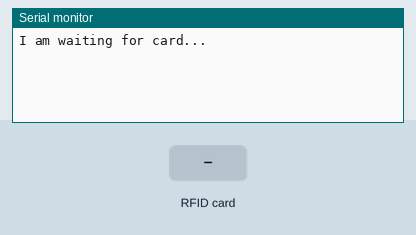
Recording of a sketch running on a simulated Arduino Uno, built with avr-gcc and run on an emulated ATmega328P. On the bench: the last lines printed to the serial monitor. The inputs (shaded band) are chosen by the test bench.

Above: at 1.2 s.
1.3 s: RFID card C0 8F C8 49 held to the reader
At 3.5 s:
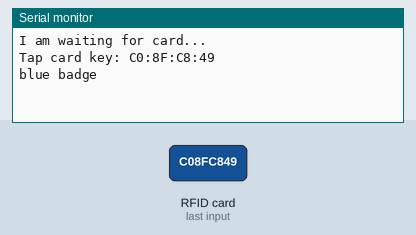
3.8 s: RFID card 8E 5B CD 15 held to the reader
At 5.9 s:
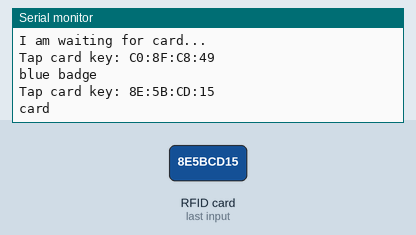
6.3 s: RFID card 5E 7A 19 C4 held to the reader
At 8.2 s:
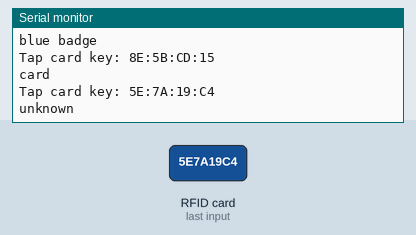

The sketch:

read_rfid.ino
```cpp
#include "SPI.h"
#include "MFRC522.h"
/***
 * VCC -> 5V
 * RST -> D9
 * GND -> GND
 * MISO -> D12
 * MOSI -> D11
 * SCK -> D13
 * SDA or NSS -> D10
 */


#define SS_PIN 10
#define RST_PIN 9
MFRC522 rfid(SS_PIN, RST_PIN);
MFRC522::MIFARE_Key key;

void setup() {
  Serial.begin(9600);
  SPI.begin();
  rfid.PCD_Init();
  Serial.println("I am waiting for card...");
}

void loop() {

  if (!rfid.PICC_IsNewCardPresent() || !rfid.PICC_ReadCardSerial())
    return;
  // Serial.print(F("PICC type: "));
  MFRC522::PICC_Type piccType = rfid.PICC_GetType(rfid.uid.sak);
  // Serial.println(rfid.PICC_GetTypeName(piccType));
  // Check is the PICC of Classic MIFARE type
  if (piccType != MFRC522::PICC_TYPE_MIFARE_MINI &&
      piccType != MFRC522::PICC_TYPE_MIFARE_1K &&
      piccType != MFRC522::PICC_TYPE_MIFARE_4K) {
    Serial.println(F("Your tag is not of type MIFARE Classic."));
    return;
  }
  String strID = "";
  for (byte i = 0; i < 4; i++) {
    strID +=
      (rfid.uid.uidByte[i] < 0x10 ? "0" : "") +
      String(rfid.uid.uidByte[i], HEX) +
      (i != 3 ? ":" : "");
  }

  strID.toUpperCase();
  Serial.println("");
  Serial.print("Tap card key: ");
  Serial.println(strID);
  Serial.println("");
  delay(1000);

  if (strID.indexOf("C0:8F:C8:49") >= 0) {  //put your own tap card key;

    Serial.println("blue badge");
    Serial.println("");
  }
  else if (strID.indexOf("8E:5B:CD:15") >= 0) {  //put your own tap card key;
    //Serial.println("");
    Serial.println("card");
    Serial.println("");
  }
  else {
    Serial.println("");
    Serial.println("unknown");
    Serial.println("");
  }
}
```

Measured:
- after the input at 1.3 s, the serial monitor: prints a new line at once (image 1)
- after the input at 3.8 s, the serial monitor: prints a new line at once (image 2)
- after the input at 6.3 s, the serial monitor: prints a new line at once (image 3)
